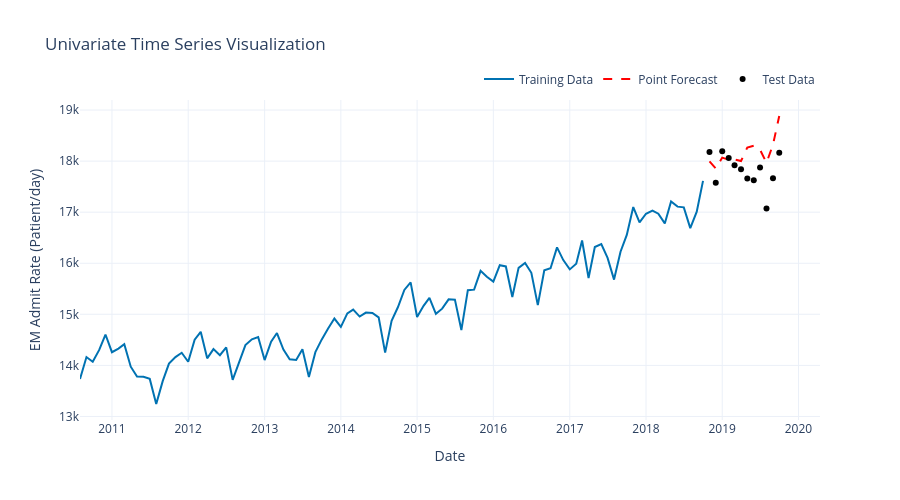

The notebook cell this image was saved under:
### Code cell
# plot the median of the predictions
_ = plot_time_series(
    training_data = pd.DataFrame(admit_rate_train),
    test_data = pd.DataFrame(admit_rate_test),
    forecast = pd.DataFrame(y_preds_mdn, index=admit_rate_test.index),
    y_axis_label = "EM Admit Rate (Patient/day)"
)
